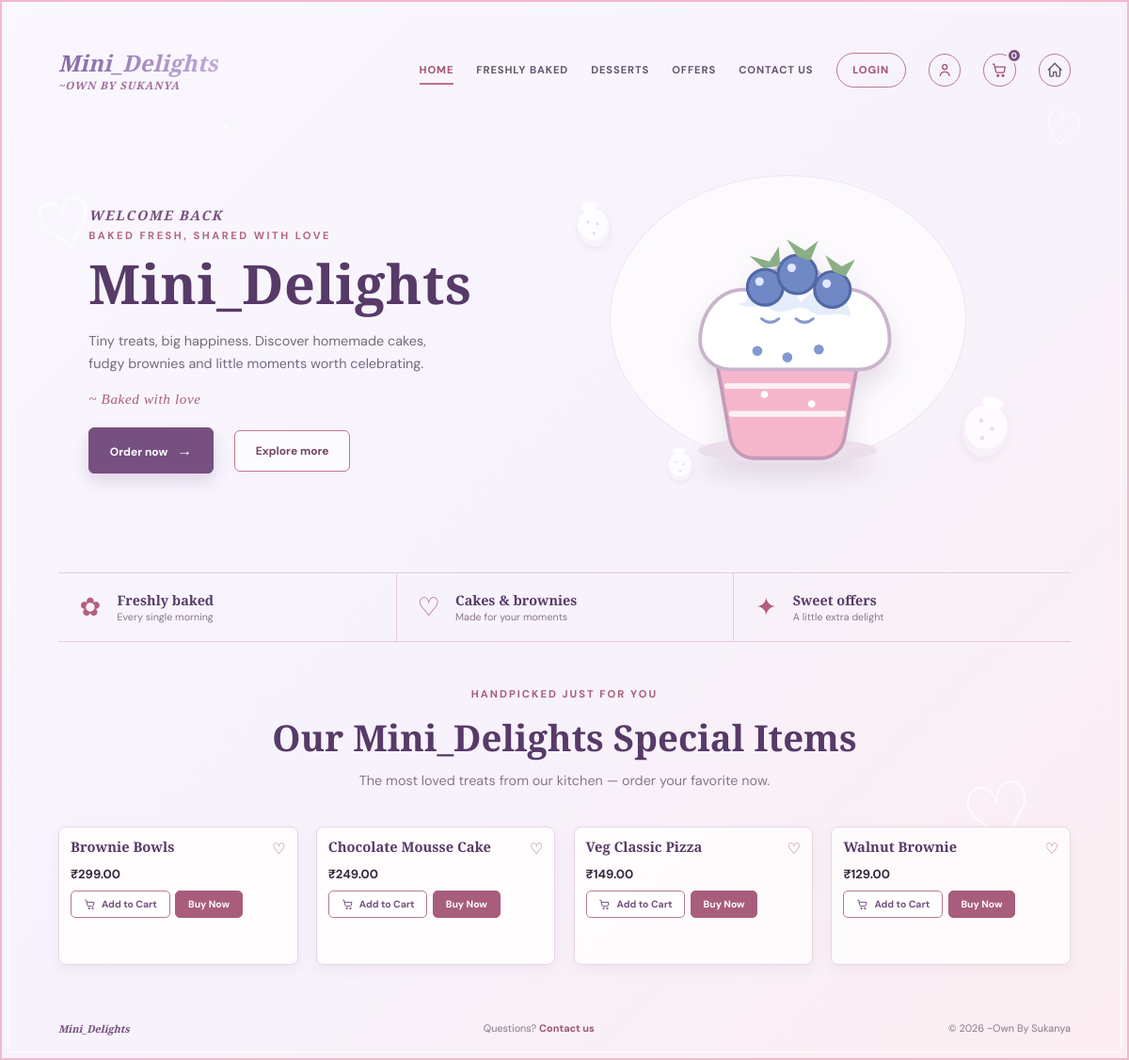
The page / on the database its author committed.
### app/models.py (models this page shows, shortened)
class Item(models.Model):
	class MenuGroup(models.TextChoices):
		BROWNIES = 'brownie-menu', "Brownie's"
		CUPCAKES = 'cupcake-menu', "Cupcake's"
		PIZZAS = 'pizza-menu', "Pizza's"
		OTHER = 'other-menu', 'Other'
	name = models.CharField(max_length=160)
	description = models.TextField(blank=True)
	image = models.ImageField(upload_to='items/', blank=True)
	image_url = models.URLField(max_length=500, blank=True)
	menu_group = models.CharField(max_length=20, choices=MenuGroup.choices, blank=True, default='')
	price = models.DecimalField(max_digits=10, decimal_places=2, validators=[MinValueValidator(0)])
	discount = models.DecimalField(
		max_digits=5,
		decimal_places=2,
		default=0,
		validators=[MinValueValidator(0), MaxValueValidator(100)],
		help_text='Discount percentage, from 0 to 100.',
	)
	count = models.PositiveIntegerField(default=0, help_text='Available stock quantity.')
	category = models.CharField(max_length=80, db_index=True)
	tags = models.JSONField(default=list, blank=True)
	is_available = models.BooleanField(default=True)
	created_at = models.DateTimeField(auto_now_add=True)
	updated_at = models.DateTimeField(auto_now=True)
	class Meta:
		ordering = ['name']

### app/views.py (the view)
# urls.py: path('', views.home, name='home'),
@ensure_csrf_cookie
def home(request):
    featured_items = Item.objects.filter(category='home', is_available=True).order_by('name')
    return render(request, 'page.html', {'featured_items': featured_items})

### templates/page.html (shortened to what this page needs)
<!DOCTYPE html>
{% load static %}
<html lang="en">
<head>
	<link rel="stylesheet" href="{% static 'style.css' %}?v=20261001d">
</head>
	<body class="home-page">
	<main class="home-shell">
		<div class="home-hearts" aria-hidden="true"><span>♡</span><span>♡</span><span>♡</span><span>♡</span></div>
		<header class="home-header">
			<a class="home-brand" href="{% url 'home' %}" aria-label="Mini_Delights home">
				<span class="home-brand-name">Mini_Delights</span>
				<span class="home-brand-owner">~Own By Sukanya</span>
			</a>
			{% include 'partials/site_navigation.html' %}
		</header>
		<section class="home-hero" id="home" aria-labelledby="home-title">
			<div class="hero-copy">
				<p class="welcome-back">Welcome Back</p>
				<p class="hero-kicker">Baked fresh, shared with love</p>
				<h1 id="home-title">Mini_Delights</h1>
				<p class="hero-description">Tiny treats, big happiness. Discover homemade cakes, fudgy brownies and little moments worth celebrating.</p>
				<p class="baked-love">~ Baked with love</p>
				<div class="hero-links">
					<a class="primary-link" href="{% url 'desserts' %}">Order now <span aria-hidden="true">→</span></a>
					<a class="secondary-link" href="#special-items">Explore more</a>
				</div>
			</div>
			<div class="hero-art" aria-label="Animated cute cartoon blueberry cake illustration" role="img">
				<div class="white-strawberry white-strawberry-one"></div>
				<div class="white-strawberry white-strawberry-two"></div>
				<div class="white-strawberry white-strawberry-three"></div>
			</div>
		</section>
		<section class="treat-strip" id="freshly-baked" aria-label="Featured treats">
			<div><span class="treat-icon">✿</span><strong>Freshly baked</strong><small>Every single morning</small></div>
			<div id="desserts"><span class="treat-icon">♡</span><strong>Cakes & brownies</strong><small>Made for your moments</small></div>
			<div id="offers"><span class="treat-icon">✦</span><strong>Sweet offers</strong><small>A little extra delight</small></div>
		</section>
		<section class="special-items" id="special-items" aria-labelledby="special-title" data-cart-category="home">
			<div class="special-hero">
				<p class="freshly-kicker">Handpicked just for you</p>
				<h2 id="special-title">Our Mini_Delights Special Items</h2>
				<p class="special-subtitle">The most loved treats from our kitchen — order your favorite now.</p>
			</div>
			<div class="special-grid">
				{% for item in featured_items %}
				<article class="delivery-card">
					<div class="delivery-card-body">
						<div class="delivery-header-row"><h3>{{ item.name }}</h3><span class="mini-heart" aria-hidden="true">♡</span></div>
						<strong>₹{{ item.price|floatformat:2 }}</strong>
						<div class="card-actions">
							<button type="button" data-action="add" class="cart-btn"><svg viewBox="0 0 24 24" aria-hidden="true"><path d="M3 4h2l2.1 10.2a2 2 0 0 0 2 1.6h7.8a2 2 0 0 0 1.9-1.4L20 8H6"/><circle cx="10" cy="20" r="1.2"/><circle cx="17" cy="20" r="1.2"/></svg> Add to Cart</button>
							<button type="button" class="buy-button" data-action="buy">Buy Now</button>
						</div>
					</div>
				</article>
				{% empty %}<p>No items available</p>
				{% endfor %}
			</div>
		</section>
		<footer class="home-footer" id="contact"><span>Mini_Delights</span><span>Questions? <a href="{% url 'contact' %}">Contact us</a></span><span>© 2026 ~Own By Sukanya</span></footer>
	</main>
</body>
</html>

### rows shown on the page
Item: name "Brownie Bowls", price "299.00"
Item: name "Chocolate Mousse Cake", price "249.00"
Item: name "Veg Classic Pizza", price "149.00"
Item: name "Walnut Brownie", price "129.00"
